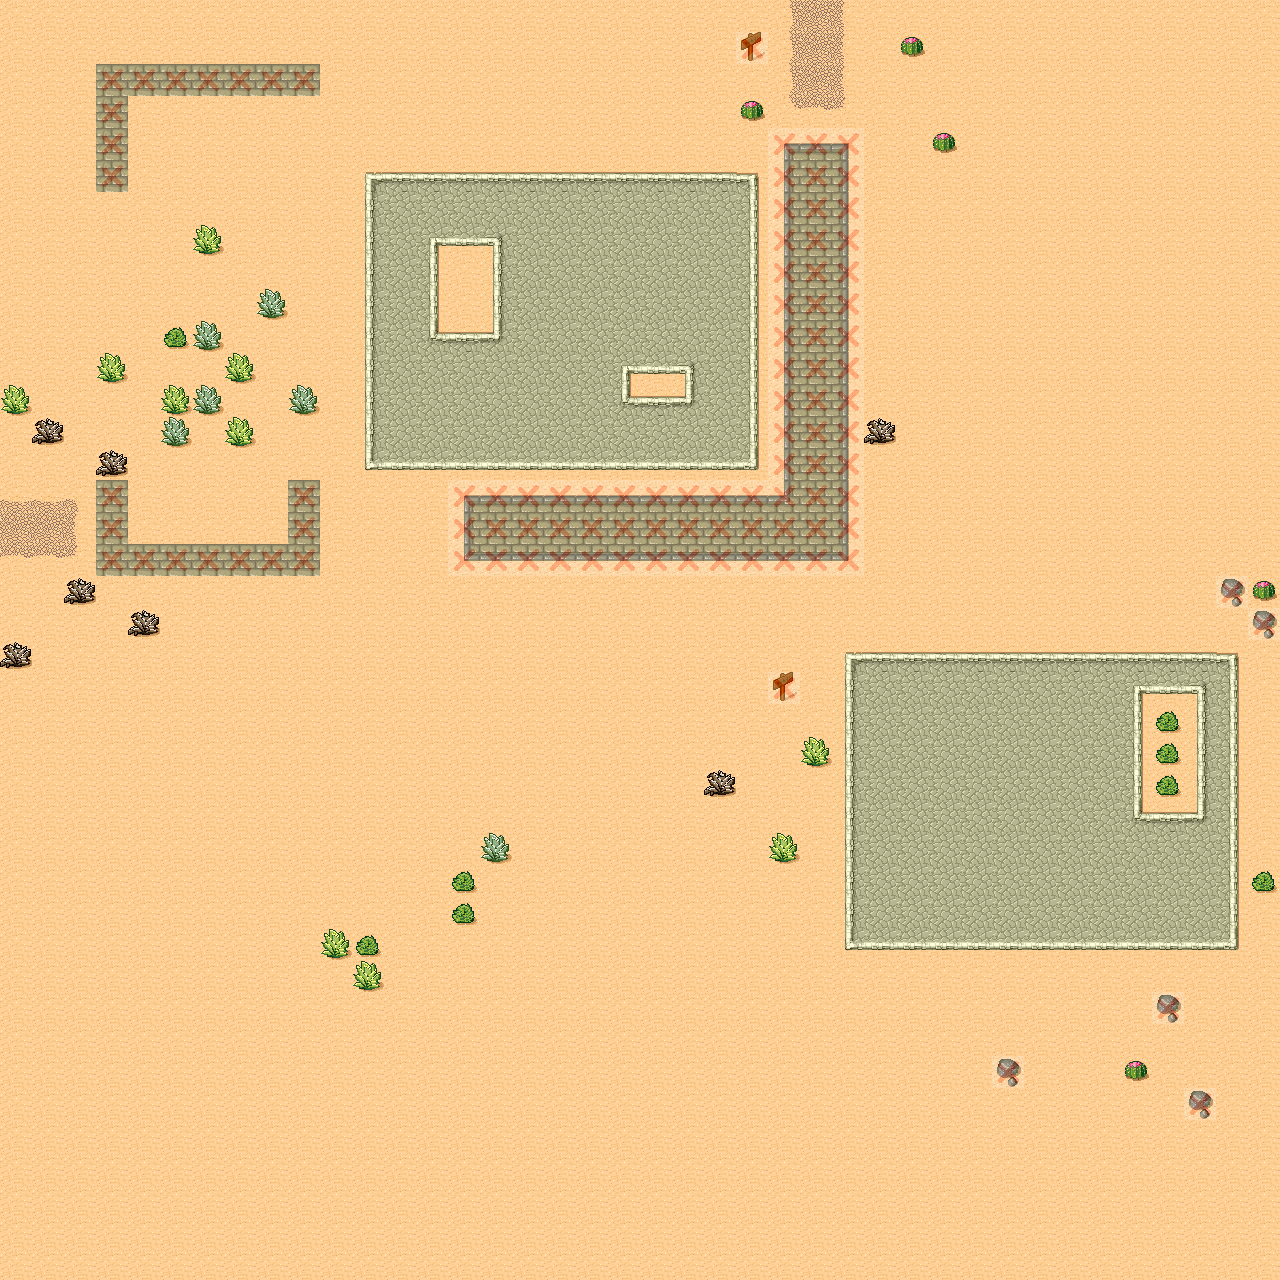

This is a level from a 2D game, rendered from its Tiled map with the project's own tilesets. A one-line summary and the map file follow, with tile-layer data summarised:
An orthogonal 40x40 tile map with 32x32 px tiles, 3 tile layers (GroundMap, CollisionMap, CabbageMap), 1 image layer.

<map version="1.0" orientation="orthogonal" width="40" height="40" tilewidth="32" tileheight="32">
 <tileset firstgid="1" name="Desert" tilewidth="32" tileheight="32" spacing="1" margin="1">
  <image source="tmw_desert_spacing.png" width="265" height="199" />
 </tileset>
 <imagelayer name="BackgroundMap" width="40" height="40">
  <image source="TiledMapBackground.png" />
 </imagelayer>
 <layer name="GroundMap" width="40" height="40">
  <data>[1600 cells, 1600 non-empty, 34 distinct tile ids]</data>
 </layer>
 <layer name="CollisionMap" width="40" height="40" opacity="0.18">
  <data>[1600 cells, 100 non-empty, 1 distinct tile ids]</data>
 </layer>
 <objectgroup name="Objects" width="40" height="40" />
 <layer name="CabbageMap" width="40" height="40">
  <data>[1600 cells, 36 non-empty, 5 distinct tile ids]</data>
 </layer>
</map>
